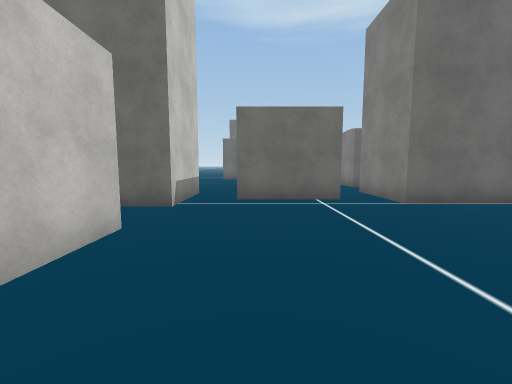
[1] (above)

24 first-person views from a walk through a Unity game level. The camera is 1.5 m above the floor, tilts 6° down and sees 90° across. The floor is counted in squares, 1.8 m on a side. Each view is taken from the middle of a square. On the plan, view 1 faces up. The plan holds only what a view shows up to about 10 squares ahead; the rest is blank. The place goes on beyond the plan. The player is left out. Some surface patterns are stand-ins.

[2]
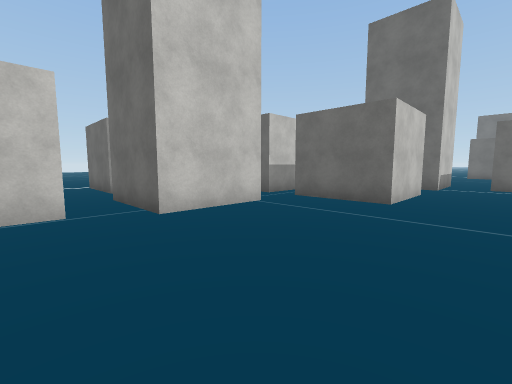

[3]
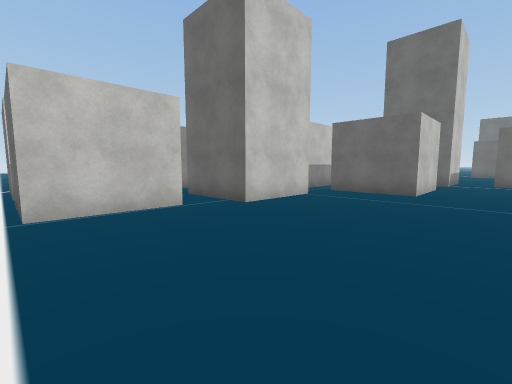

[4]
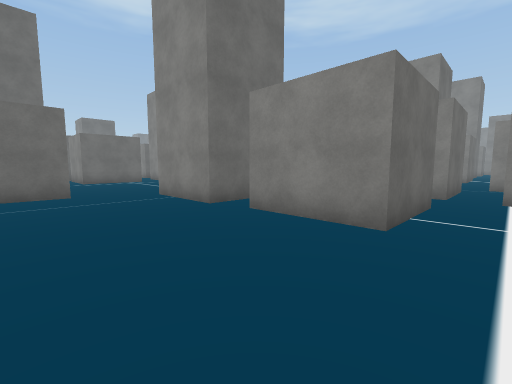

[5]
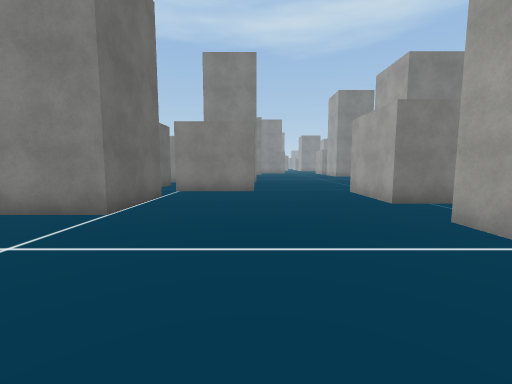

[6]
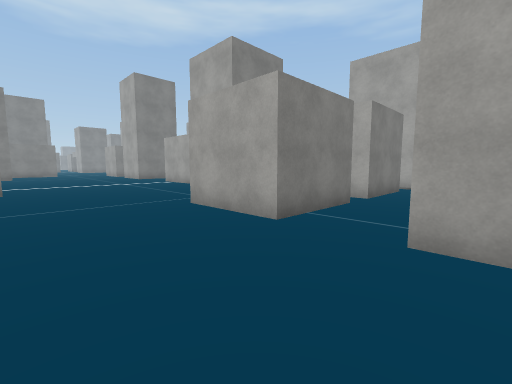

[7]
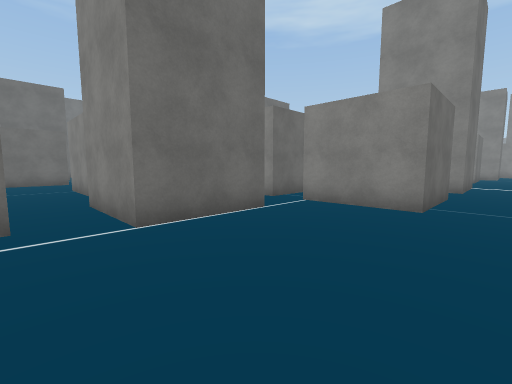

[8]
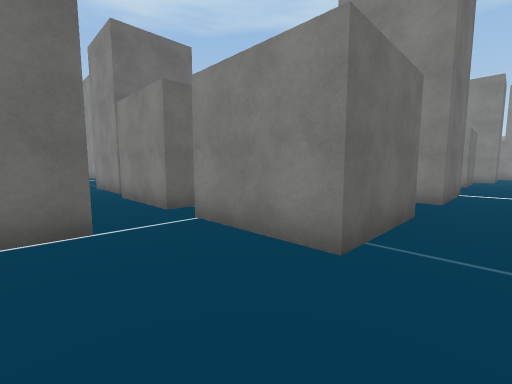

[9]
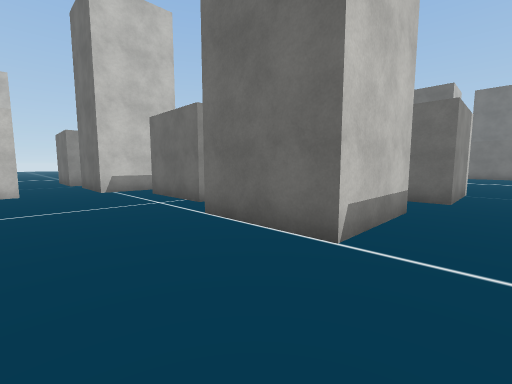

[10]
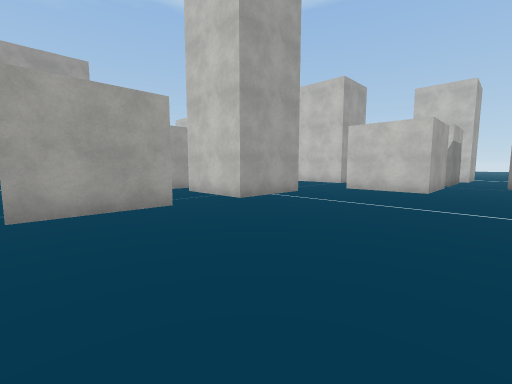

[11]
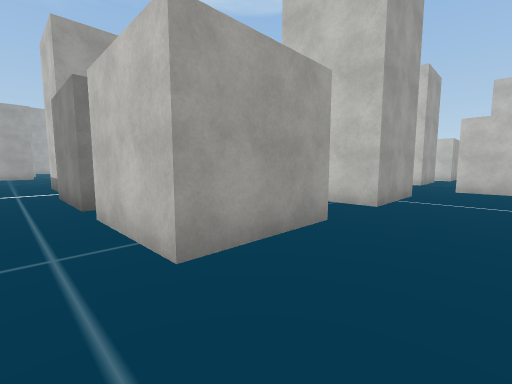

[12]
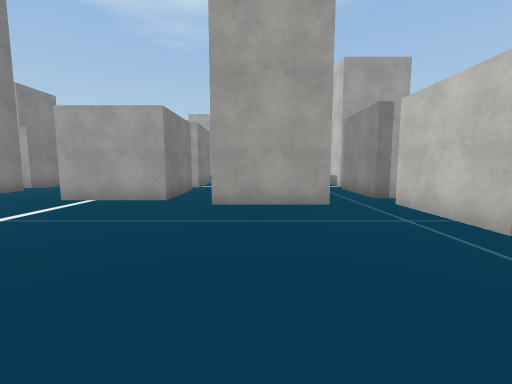

[13]
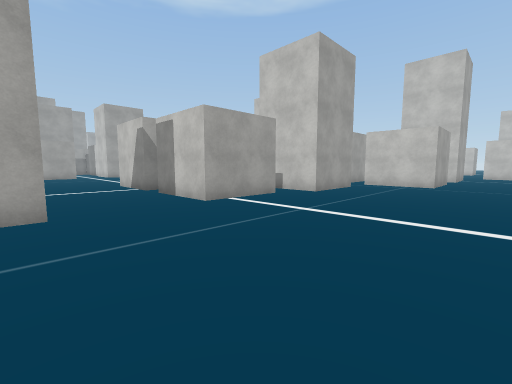

[14]
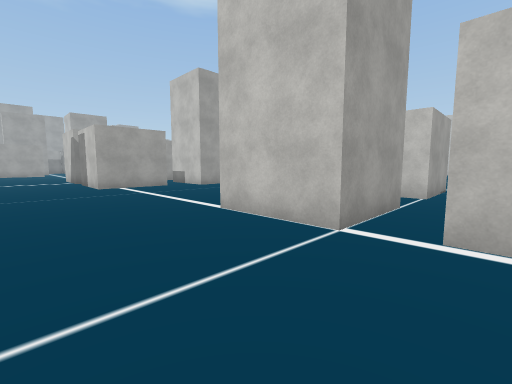

[15]
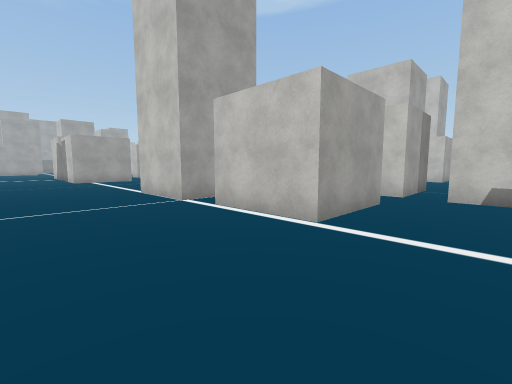

[16]
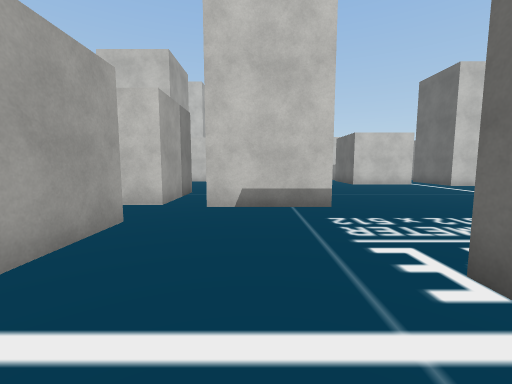

[17]
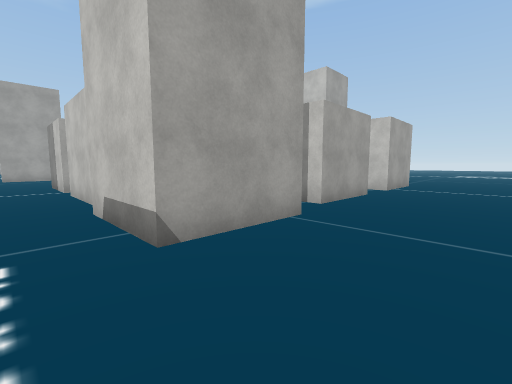

[18]
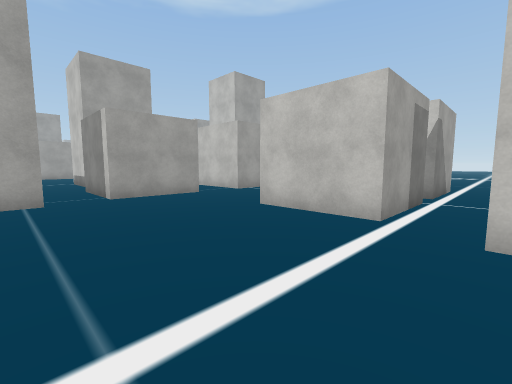

[19]
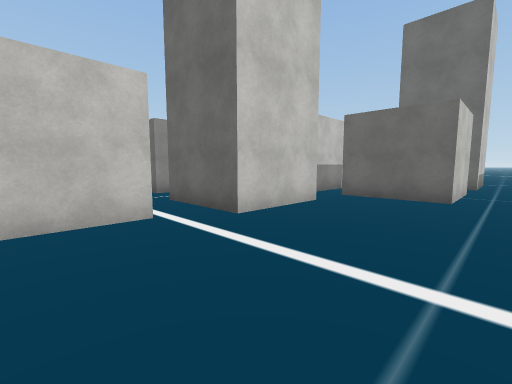

[20]
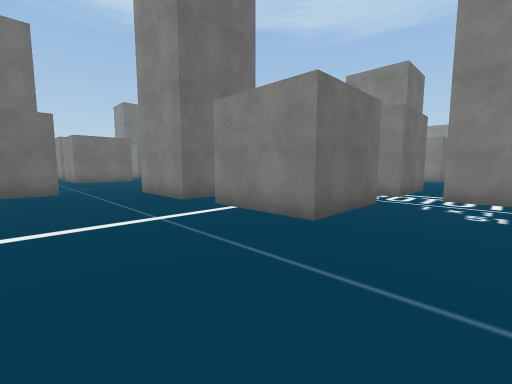

[21]
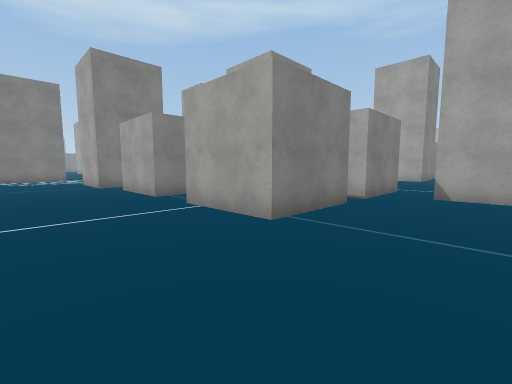

[22]
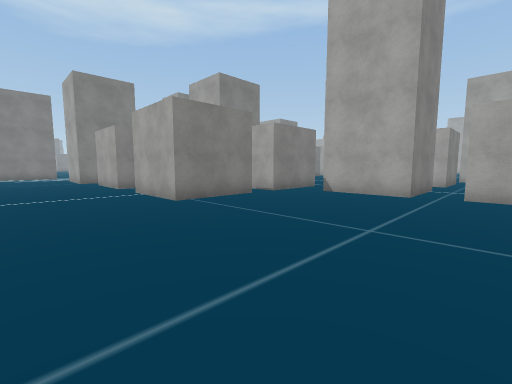

[23]
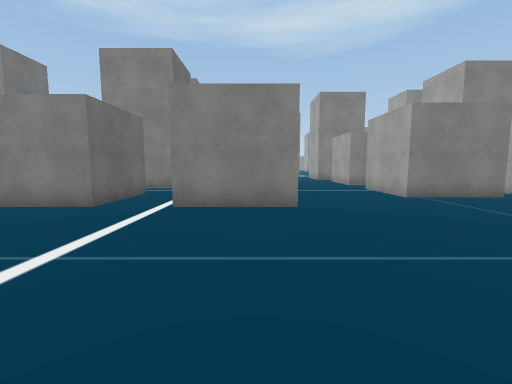

[24]
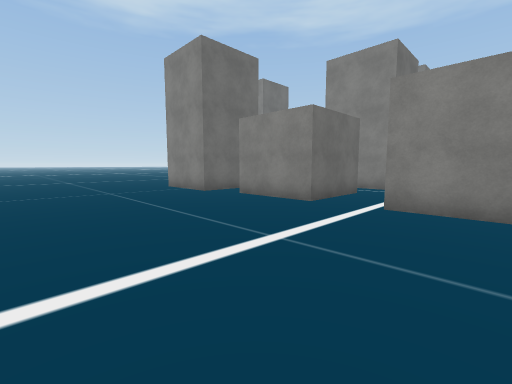

### Floor plan
Key: @ floor where view 1 was taken; # wall or solid block; . floor; O other object.
Columns run from 7 left of view 1 to 18 right of it. Each row starts with its distance up from view 1.
 29 ..            O.
 28 ...           O.
 27 ....        OOO.
 26 .....         ..
 25 .....O    O   O..
 24 .....O    O.  O..
 23 .....OOO  O.OOO..
 22 ......     .....#
 21 .....O    OO....#
 20 .....OOO  OO....##
 19 ..........OO......
 18 .................#
 17 .....OOO OOO.....#   #
 16 .....O   OOO.....##..###
 15  ....................#
 14  ....................#
 13  ....................#
 12  ......OOO.OOO.OOO....
 11  ......O O.O O.O O.......
 10  ......O  .OOO.OOO.......
  9  .......  .....OO..OO....
  8  ......OO .OO..OO.. O....
  7  O.OOO.OOO.OO..OO.. O....
  6   .O O.....OO............
  5  O.OOO.........OO..OOO...
  4  ..............OO..O O...O
  3  O.OOO.........OO..OOO....
  2  O.O O....................
  1  O.OOO....................
  0   .....@OO..OOO...........
 -1   O.....OO..O O...........
 -2   O.....OO..O O...........
 -3 .OO.......... ..OOO.OO...O
 -4 ........OOO.OOO.O O.OO...O
 -5   O.....O  .O O.OOO.OO...O
 -6 OOO.....OOO.OOO...    ....
 -7 ............OO.O    OO...O

Where each view was taken, in squares from view 1:
view 1: 0 up, 0 right, facing up
view 2: 5 down, 0 right, facing up-left
view 3: 7 down, 0 right, facing up-left
view 4: 7 down, 3 left, facing up-right
view 5: 3 up, 1 left, facing right
view 6: 3 up, 2 right, facing down-right
view 7: 2 up, 2 right, facing up-right
view 8: 2 up, 5 right, facing up-right
view 9: 3 up, 7 right, facing up-left
view 10: 5 up, 7 right, facing down-left
view 11: 2 up, 8 right, facing down-left
view 12: 3 up, 10 right, facing down
view 13: 2 up, 18 right, facing down-left
view 14: 7 up, 17 right, facing down-left
view 15: 11 up, 17 right, facing down-left
view 16: 11 up, 15 right, facing left
view 17: 15 up, 11 right, facing down-left
view 18: 19 up, 8 right, facing down-left
view 19: 16 up, 8 right, facing up-left
view 20: 14 up, 6 right, facing up-right
view 21: 15 up, 3 left, facing down-right
view 22: 15 up, 6 left, facing down-right
view 23: 16 up, 7 left, facing right
view 24: 16 up, 7 left, facing up-right
